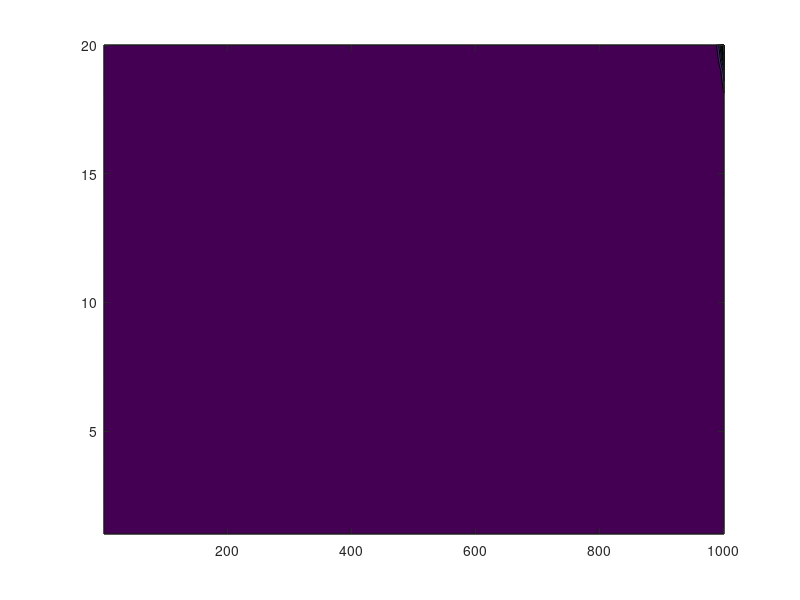

The MATLAB source for this figure:
clc;
clear all;
close all;

N = 20;
n = 50;
dx = 1;

r = 1:1:N;
q = 5;
k = 100;
dt = 10;
dr = 10;

a = k*dt/dr;
% alpha = a/dr;
% beta = 1 - 2*a/dr - 2*a/r;
% gamma = 2*a/r + a/dr;

nOnes = ones(N, 1) ;    %Erschaffen einer Tridiagonalmatrix und Korrektur des letzten Eintrags
%A = diag(beta * nOnes, 0) + diag(alpha*nOnes(1:n-1), -1) + diag(gamma*nOnes(1:n-1), 1);
%B = (1/dx^2)*diag(4 * nOnes, 0) + diag(nOnes(1:n-1), -1) + diag(nOnes(1:n-1), 1);


T1 = 4200;

%initiales Temperaturprofil
for r = 1:1:N
    T(r,1) = 4000;
    %T(r,2) = 4000 - r*70;
end

for t=dt:dt:10000    %Timeloop
    for r = dr:dr:1000   %spatial loop
    
a = k*dt/(2*r*dr);    
alpha = a - (a*r/dr);             %Faktoren der Tridiagonalmatrix
beta = 2*a*r/dr +1;
gamma = a+(a*r/dr);
j = a*r/dr - a;
k = 1 - 2*a*r/dr;
l = a + a*r/dr;

A = diag(beta * nOnes, 0) + diag(alpha*nOnes(1:N-1), -1) - diag(gamma*nOnes(1:N-1), 1);
B = diag(k * nOnes, 0) + diag(j*nOnes(1:N-1), -1) + diag(l*nOnes(1:N-1), 1);

%Einbauen der Dirichlet/Neumann-RB in der Koeffizientenmatrix
A(N,N) = 1;
A(N, N-1) = -1;
A(1,1) = 1;
A(1,2) = 0;
T(1,1) = T1;       % T(r1) = T1 !
T(N,1) = -q*dr/k;  % T(N,t) - T(N-1,t) = q*dt --> letzte Gleichung der Matrix-Vektormultiplikation
B(1,2) = 0;
B(N,N-1) = 0;

           
            BT = B * T(:,t/dt);

            T(:,t/dt +1 ) = inv(A) * BT;
    end
end

disp('calculations finished');

% figure(1)
% plot(1:size(T,1),T)
% title('old')
% 
% figure(2)
% title('new')
% plot(1:size(Tnew,1),Tnew)


contourf(T)
